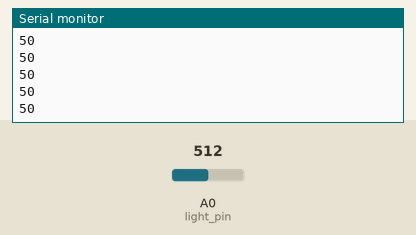
Recording of a sketch running on a simulated Arduino Uno, built with avr-gcc and run on an emulated ATmega328P. Shown: the last lines printed to the serial monitor. Inputs (shaded band) come from the test bench; at power-on: A0 (light_pin) = 512.

Above: at 1.2 s.
1.3 s: A0 (light_pin) set to 716
At 1.9 s:
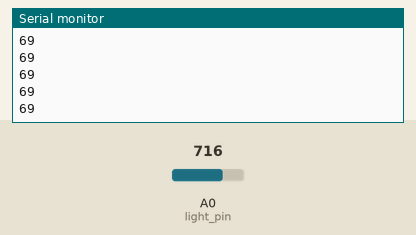
2.8 s: A0 (light_pin) set to 900
At 3.3 s:
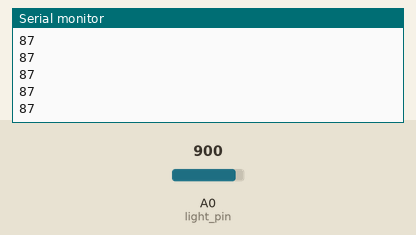
Timing chart, 0 to 5.8 s (numbered marks = the images above; inputs shaded):
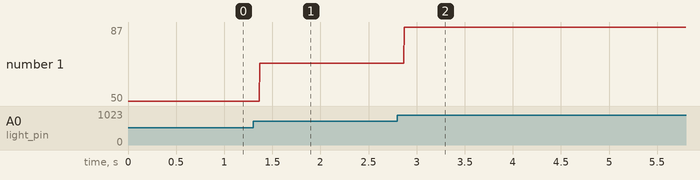

The sketch:

Test_Light.ino
```cpp
int light_val;
int light_pin = A0;

void setup() {
  // put your setup code here, to run once:
  Serial.begin(9600);
}

void loop() {
  // put your main code here, to run repeatedly:
  light_val = map(analogRead(light_pin), 0, 1023, 0, 100);
  Serial.println(String(light_val));
}
```

Measured:
- after the input at 1.3 s, the serial monitor: prints a new line after 0.07 s (image 1)
- after the input at 2.8 s, the serial monitor: prints a new line after 0.07 s (image 2)
- plotted number 1: 50 → 69 after the input at 1.3 s, 69 → 87 after the input at 2.8 s
